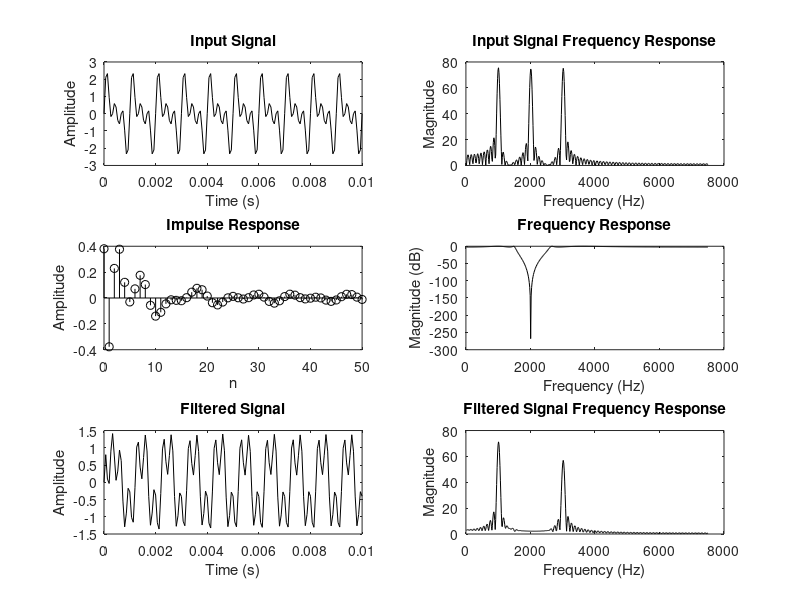

Write MATLAB code to recreate this figure. (Note: this script raises an error after producing the figure.)
clc; clear; close all;

F1 = 1000; F2 = 2000; F3 = 3000;
Fsamp = 15000;
t = 0:1/Fsamp:0.01;

x = sin(2*pi*F1*t) + sin(2*pi*F2*t) + sin(2*pi*F3*t);

fft_ord = 1024;
x_fft = fft(x, fft_ord);

Fp = [1500 2600]; 
Fs = [1800 2200]; 
ap = 2.5; 
as = 45;

wp = 2 * Fp / Fsamp;
ws = 2 * Fs / Fsamp;

n_range = 0:50; 
fr = (1:fft_ord/2) * Fsamp / fft_ord;

%Chebyshev Type I Bandstop
[N1, wn1] = cheb1ord(wp, ws, ap, as);
[b1, a1] = cheby1(N1, ap, wn1, "stop");

h1 = impz(b1, a1, length(n_range));
h_freq1 = freqz(b1, a1, fft_ord/2);
y1 = filter(b1, a1, x);
y_fft1 = fft(y1, fft_ord);

figure;
subplot(3,2,1); plot(t, x, 'k'); title('Input Signal'); xlabel('Time (s)'); ylabel('Amplitude');
subplot(3,2,2); plot(fr, abs(x_fft(1:fft_ord/2)), 'k'); title('Input Signal Frequency Response'); xlabel('Frequency (Hz)'); ylabel('Magnitude');
subplot(3,2,3); stem(n_range, h1, 'k'); title('Impulse Response'); xlabel('n'); ylabel('Amplitude');
subplot(3,2,4); plot(fr, 20*log10(abs(h_freq1)), 'k'); title('Frequency Response'); xlabel('Frequency (Hz)'); ylabel('Magnitude (dB)');
subplot(3,2,5); plot(t, y1, 'k'); title('Filtered Signal'); xlabel('Time (s)'); ylabel('Amplitude');
subplot(3,2,6); plot(fr, abs(y_fft1(1:fft_ord/2)), 'k'); title('Filtered Signal Frequency Response'); xlabel('Frequency (Hz)'); ylabel('Magnitude');
sgtitle('CHEBYSHEV TYPE 1 BAND STOP FILTER (DIRECT METHOD)');
saveas(gcf, 'chebyshev1_bandstop.png');

